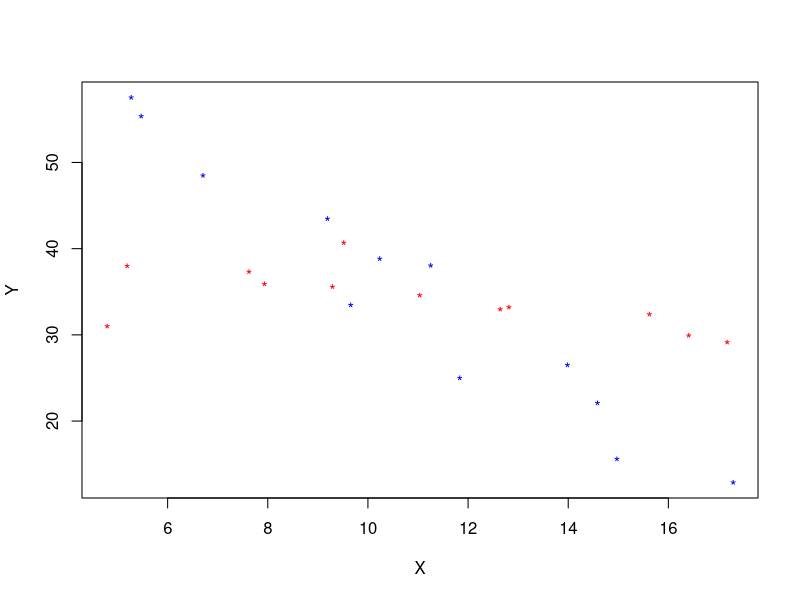
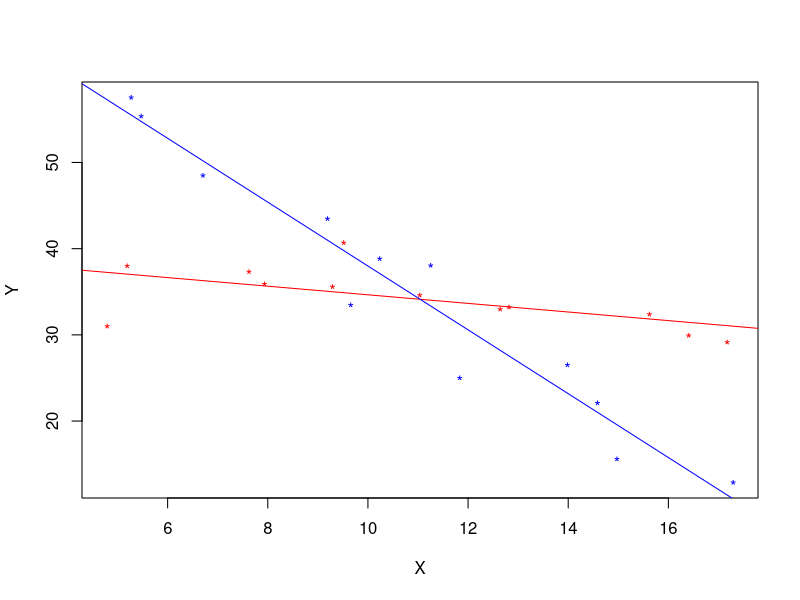

R code for these plots, in order:
## ---- chunk 1
xfun::embed_file('ancova.csv')
## ---- chunk 2
crops <- read.csv('ancova.csv')
colors <- ifelse(crops$A==0, 'blue','red')
plot(Y~X, col = colors, data = crops, pch = '*')
## ---- chunk 3
my.lm <- lm(Y~X+A+X*A, data = crops)
summary(my.lm)
## ---- chunk 4
plot(Y~X, col = colors, data = crops, pch = '*')
abline( 75.0250-35.3886, -3.7038+ 3.2047, col = 'red')
abline( 75.0250, -3.7038, col = 'blue')
## ---- chunk 5
X <- model.matrix(Y~X+A+X*A, data = crops)
XX.inv <- solve(t(X)%*%X)
beta.hat <- my.lm$coefficients
x1 <- matrix(c(1,11,0,0),4,1)
x2 <- matrix(c(1,11,1,11),4,1)
t.stat <- (t(x1)%*%beta.hat - t(x2)%*%beta.hat)/sqrt((3.354^2)*((t(x1)%*%XX.inv%*%x1)+(t(x2)%*%XX.inv%*%x2) - 2*(t(x1)%*%XX.inv%*%x2))) 
t.stat
2*(1-pt(abs(t.stat), 20))
